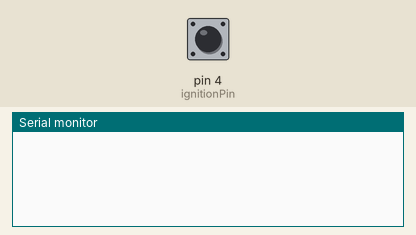
Bench run of a sketch on a simulated Arduino Uno, built with avr-gcc and run on an emulated ATmega328P. On the bench: the last lines printed to the serial monitor. The test bench sets the inputs (shaded band); at power-on: pin 4 (ignitionPin) HIGH.

Above: at 1.2 s.
1.3 s: pin 4 (ignitionPin) pulled LOW for 0.15 s
At 1.56 s:
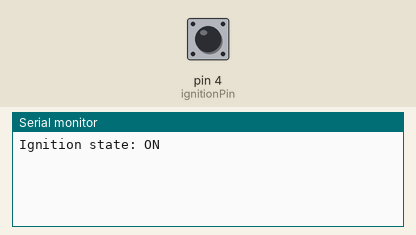
At 2.3 s:
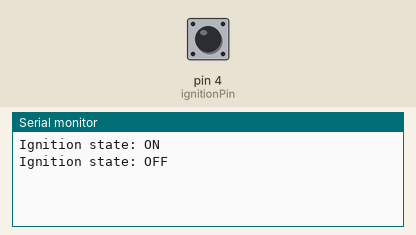

Measured:
- after the input at 1.3 s, the serial monitor: prints a new line after 0.10 s (image 1)

The sketch:

GeneratorIgnition.ino
```cpp
const int ignitionPin = 4; // The pin that the key ignition switch is connected to
bool ignitionInitiated = false; // Variable to store the ignition state

bool lastIgnitionState = false; // Variable to store the last ignition state
unsigned long debounceDelay = 50; // Debounce delay in milliseconds
unsigned long lastDebounceTime = 0; // Variable to store the time when the ignition state last changed

void setup() {
  pinMode(ignitionPin, INPUT_PULLUP); // Set the ignition pin as input with pullup resistor
  Serial.begin(9600); // Start serial communication at 9600 baud rate
}

void loop() {
  bool reading = digitalRead(ignitionPin) == LOW; // Read the state of the key ignition switch

  if (reading != lastIgnitionState) {
    lastDebounceTime = millis(); // Update the time when the ignition state last changed
  }

  if ((millis() - lastDebounceTime) > debounceDelay) {
    // If the ignition state is stable for more than debounce delay
    if (reading != ignitionInitiated) {
      ignitionInitiated = reading; // Update the ignitionInitiated variable

      // Print the ignition state only when it changes
      Serial.print("Ignition state: ");
      if (ignitionInitiated) {
        Serial.println("ON");
      } else {
        Serial.println("OFF");
      }
    }
  }

  lastIgnitionState = reading; // Update the last ignition state
  delay(100); // Wait for 100 milliseconds before repeating the loop
}
```
